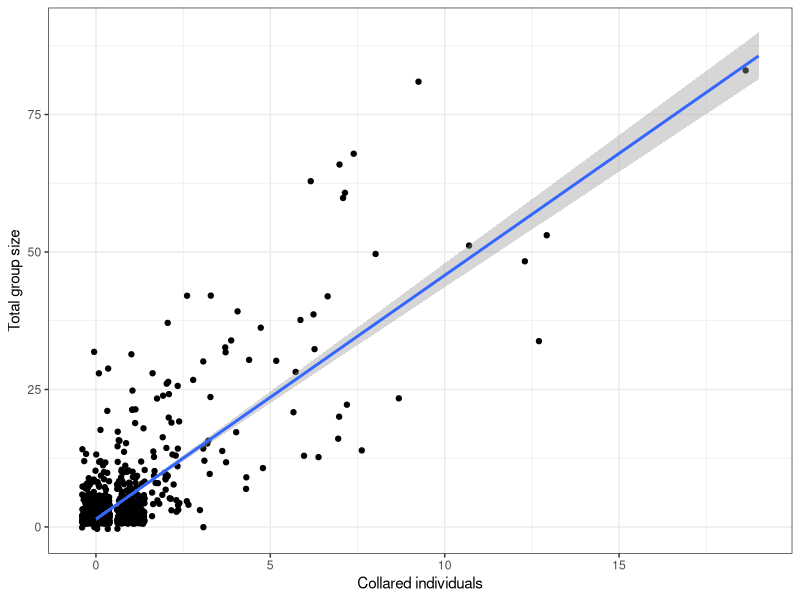
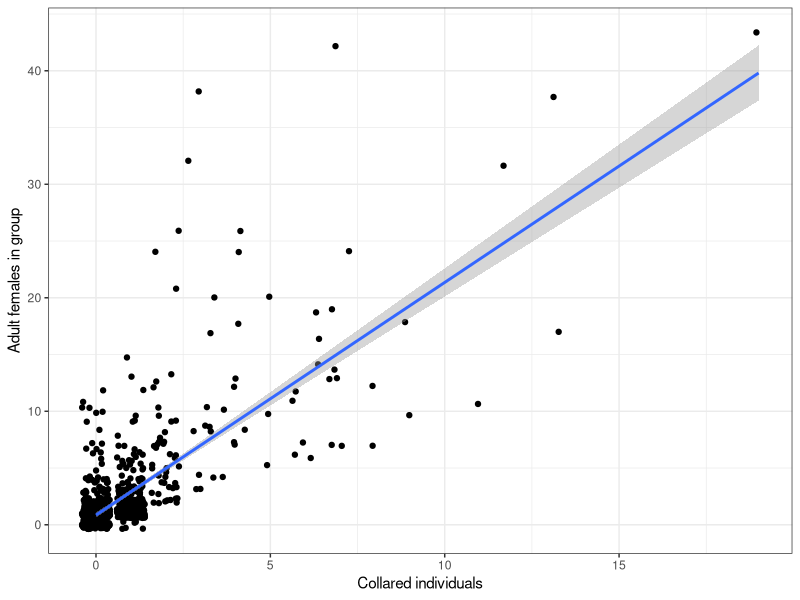
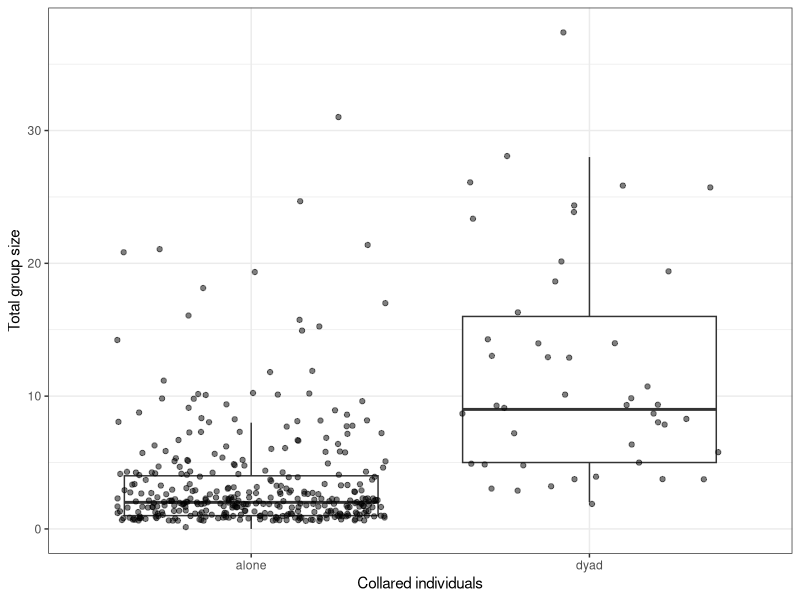
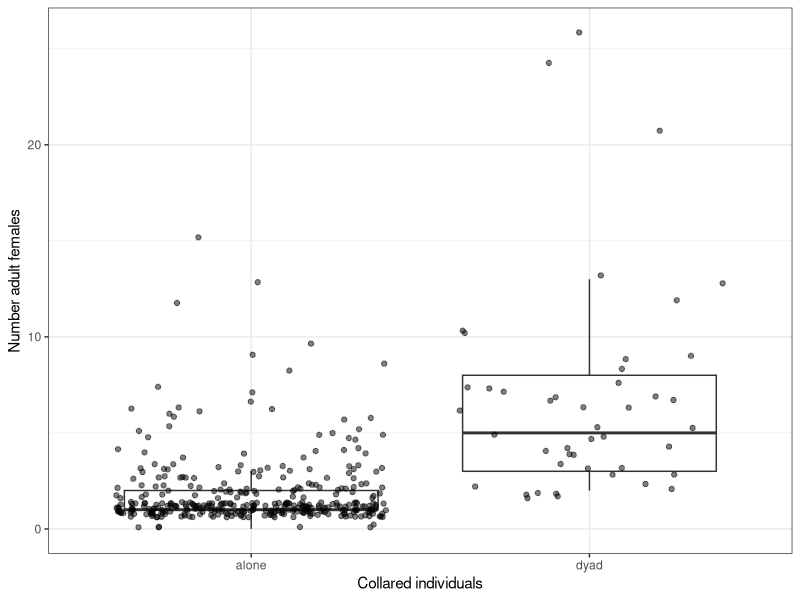

Write R code to recreate these figures, in order.
## ---- chunk 1
knitr::opts_chunk$set(echo = TRUE)
## ---- chunk 2

library(dplyr)
library(readr)
library(ggplot2)

coll <- read_csv("Fogo-group-size.csv")

## ---- chunk 3
summary(lm(total ~ collars, data = coll))
## ---- chunk 4
ggplot(coll, aes(x = collars, y = total)) +
	geom_jitter() +
	geom_smooth(method = "lm") +
	xlab("Collared individuals") +
	ylab("Total group size") +
	theme_bw()

## ---- chunk 5
summary(lm(ad_female ~ collars, data = coll))

## ---- chunk 6
ggplot(coll, aes(x = collars, y = ad_female)) +
	geom_jitter() +
	geom_smooth(method = "lm") +
	xlab("Collared individuals") +
	ylab("Adult females in group") +
	theme_bw()

## ---- chunk 7
dyads <- coll %>% mutate(dyad = ifelse(collars == 1, "alone", ifelse(collars == 2, "dyad", NA))) %>%
	filter(!is.na(dyad))

summary(lm(total ~ dyad, data = dyads))
## ---- chunk 8
ggplot(dyads, aes(x = dyad, y = total)) +
	geom_boxplot(outliers = FALSE) +
	geom_jitter(alpha = 0.5) +
	xlab("Collared individuals") +
	ylab("Total group size") +
	theme_bw()
## ---- chunk 9

summary(lm(ad_female ~ dyad, data = dyads))
## ---- chunk 10
ggplot(dyads, aes(x = dyad, y = ad_female)) +
	geom_boxplot(outliers = FALSE) +
	geom_jitter(alpha = 0.5) +
	xlab("Collared individuals") +
	ylab("Number adult females") +
	theme_bw()
## ---- chunk 11
dyads %>% group_by(dyad) %>%
	summarise(n = n(),
						mean = mean(total),
						med = median(total),
						se = sd(total)/sqrt(n))
